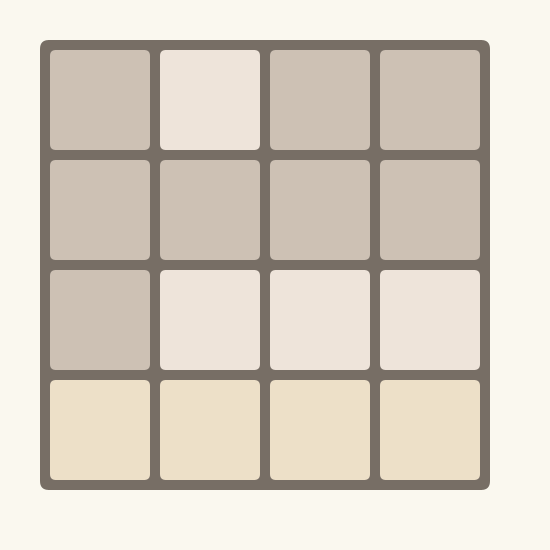
Frame 1 (no input)
Frame 60 (the mouse pressed at the canvas centre just before this capture): identical to frame 1, image omitted
Frame 120 (the mouse held since frame 60 and released just before this capture): identical to frame 1, image omitted

The Processing sketch that drew this single still picture (run headless with seeded random() and noise(); from frame 60 on, the mouse is pressed at the canvas centre):

// Processing sketch: week09_5_processing_2048_array
// ── week09_5_processing_2048_array.pde
// week09_5_processing_2048_array
// 修改自 week09_4_processing_2048_again
// 自己寫 2048 配上聲音，慢慢來，從簡單到完整
void setup(){
  size(550, 550);
}
// week09_5 多了陣列宣告
int [][] a = {{0, 2, 0, 0}, {0, 0, 0, 0}, {0, 2, 2, 2}, {4, 4, 4, 4} };
void draw(){
  background(250, 248, 239); // 淡淡的背景色
  noStroke(); // 不要黑線
  fill (119, 110, 101); // 大格子的色彩
  rect(40, 40, 450, 450, 9); // 大格子
  for(int i=0;i<4;i++){ // 用迴圈畫4*4格子
    for(int j=0;j<4;j++){
      int x = 50 + j * (100+10), y = 50 + i * (100+10); // 加點位移、間隔 
      fill(tileColor( a[i][j]) ); // week09_5 改成呼叫 tileColor 函式
      rect(x, y, 100, 100, 6);   
    }
  }
}

int tileColor(int n) { // week09_5 這個函式，是 week09_3 最後拿來的
  switch(n) {
    case 0:return color(205,193,180);
    case 2:return color(238,228,218);
    case 4:return color(237,224,200);
    case 8:return color(242,177,121);
    case 16:return color(245,149,99);
    case 32:return color(246,124,95);
    case 64:return color(246,94,59);
    case 128:return color(237,207,114);
    case 256:return color(237,204,97);
    case 512:return color(237,200,80);
    case 1024:return color(237,197,63);
    default:return color(237,194,46);
  }
}
